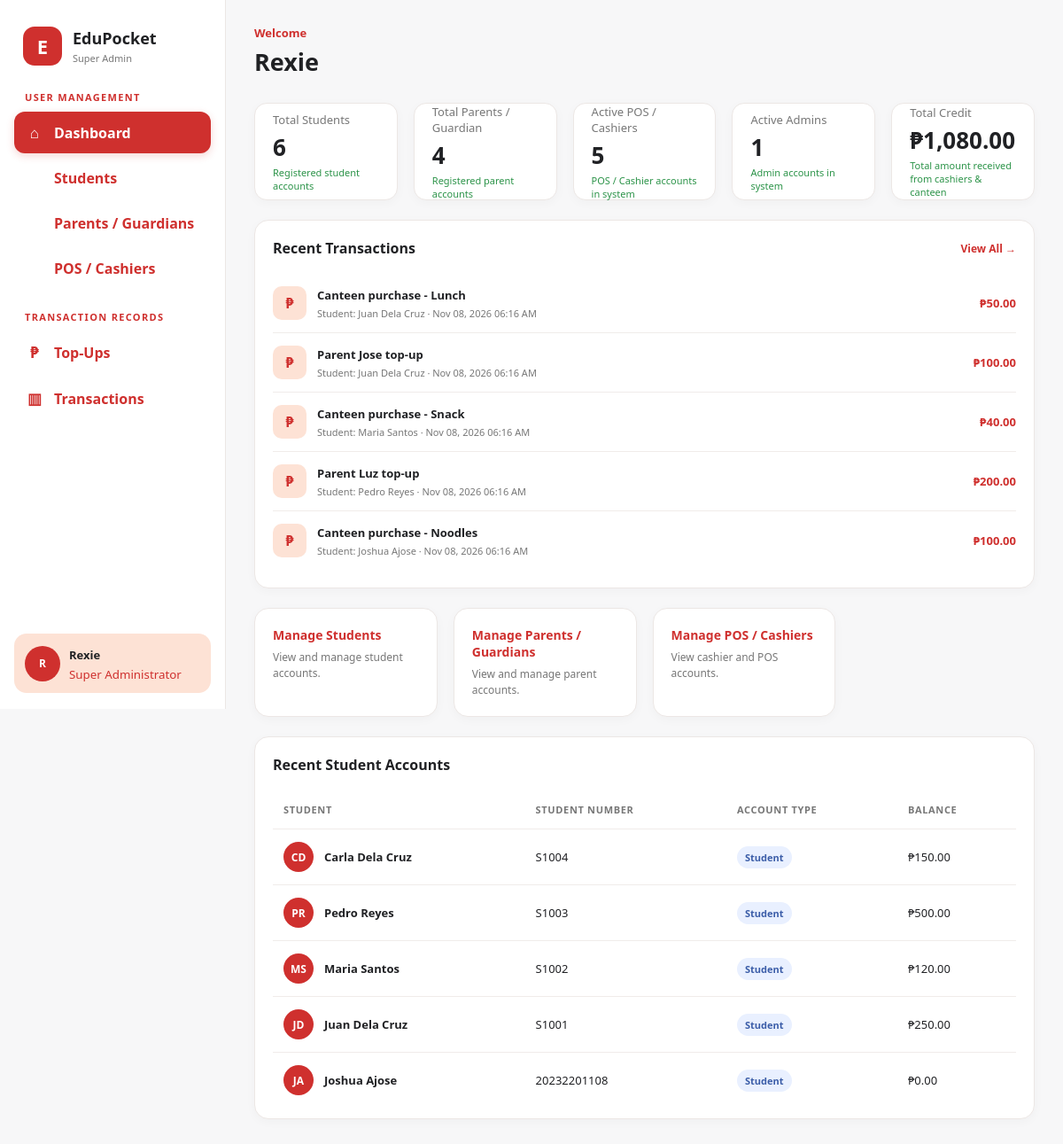
The page /school-superadmin/index.php on the database its author committed.
### tables this page shows
CREATE TABLE `transactions` (
  `transaction_id` int(11) NOT NULL,
  `student_num` varchar(20) NOT NULL,
  `amount` decimal(10,2) NOT NULL,
  `transaction_type` enum('payment','top-up','transfer-out','transfer-in') NOT NULL,
  `description` varchar(255) DEFAULT NULL,
  `date_time` datetime NOT NULL DEFAULT current_timestamp(),
  `date_created` datetime NOT NULL DEFAULT current_timestamp(),
  `canteen_id` varchar(20) DEFAULT NULL,
  `cashier_id` varchar(20) DEFAULT NULL,
  `processor_role` varchar(20) DEFAULT NULL,
  `processor_account_source` varchar(32) DEFAULT NULL,
  `processor_id` varchar(191) DEFAULT NULL,
  `bill_payment_id` int(11) DEFAULT NULL
);

CREATE TABLE `students` (
  `student_num` varchar(20) NOT NULL,
  `Fname` varchar(100) NOT NULL,
  `first_name` varchar(50) NOT NULL,
  `middle_name` varchar(50) DEFAULT NULL,
  `last_name` varchar(50) NOT NULL,
  `suffix` varchar(10) DEFAULT NULL,
  `Password` varchar(255) NOT NULL,
  `pin` varchar(255) DEFAULT NULL,
  `qr_code` varchar(255) NOT NULL,
  `balance` decimal(10,2) NOT NULL DEFAULT 0.00,
  `transaction_limit` decimal(10,2) NOT NULL DEFAULT 0.00,
  `transaction_limit_period` enum('daily','weekly','monthly') NOT NULL DEFAULT 'daily',
  `parent_id` varchar(20) DEFAULT NULL,
  `profile_photo` varchar(255) DEFAULT NULL,
  `failed_attempts` int(11) NOT NULL DEFAULT 0,
  `is_locked` tinyint(1) NOT NULL DEFAULT 0,
  `is_frozen` tinyint(1) NOT NULL DEFAULT 0,
  `password_changed` tinyint(1) NOT NULL DEFAULT 0
);

### school-superadmin/index.php (the view, shortened to what the rows shown need)
<?php
require_once "db.php";
$recentTransactionsQuery = "
    SELECT
        t.transaction_id,
        t.amount,
        t.transaction_type,
        t.description,
        t.date_time,
        s.Fname AS student_name
    FROM transactions t
    LEFT JOIN students s
        ON t.student_num = s.student_num
    ORDER BY t.date_time DESC
    LIMIT 5
";
$recentTransactions = $conn->query(
    $recentTransactionsQuery
);
$recentStudentsQuery = "
    SELECT
        student_num,
        Fname,
        balance
    FROM students
    ORDER BY student_num DESC
    LIMIT 5
";
$recentStudents = $conn->query(
    $recentStudentsQuery
);
?>
<!DOCTYPE html>
<html lang="en">
<head>
    <link
        rel="stylesheet"
        href="style.css?v=<?php echo time(); ?>"
    >
</head>
<body>
<div class="app">
    <main>
        <div class="topbar">
            <div class="topbar-left">
                <div>
                    <h1 id="pageTitle">
                        Rexie
                    </h1>
                </div>
            </div>
        </div>
        <section class="card recent-activity-card">
            <div class="card-header">
                <h2>
                    Recent Transactions
                </h2>
            </div>
            <div class="activity-list">
                <?php
                if (
                    $recentTransactions &&
                    $recentTransactions->num_rows > 0
                ) {
                    while (
                        $transaction =
                        $recentTransactions->fetch_assoc()
                    ) {
                        $studentName =
                            $transaction["student_name"]
                            ?? "Unknown Student";
                        $amount =
                            number_format(
                                $transaction["amount"],
                                2
                            );
                        ?>
                        <div class="activity">
                            <div class="activity-icon">
                                ₱
                            </div>
                            <div class="activity-info">
                                <strong>
                                    <?php
                                    echo htmlspecialchars(
                                        $transaction[
                                            "description"
                                        ]
                                        ?: "Transaction"
                                    );
                                    ?>
                                </strong>
                                <span>
                                    Student:
                                    <?php
                                    echo htmlspecialchars(
                                        $studentName
                                    );
                                    ?>
                                    ·
                                    <?php
                                    echo date(
                                        "M d, Y h:i A",
                                        strtotime(
                                            $transaction[
                                                "date_time"
                                            ]
                                        )
                                    );
                                    ?>
                                </span>
                            </div>
                            <div class="activity-status">
                                ₱<?php
                                    echo $amount;
                                ?>
                            </div>
                        </div>
                        <?php
                    }
                }
                ?>
            </div>
        </section>
        <section class="card table-card">
            <div class="card-header">
                <h2>
                    Recent Student Accounts
                </h2>
            </div>
            <div class="table-wrapper">
                <table>
                    <thead>
                        <tr>
                            <th>
                                Student
                            </th>
                            <th>
                                Student Number
                            </th>
                            <th>
                                Account Type
                            </th>
                            <th>
                                Balance
                            </th>
                        </tr>
                    </thead>
                    <tbody id="usersTable">
                        <?php
                        if (
                            $recentStudents &&
                            $recentStudents->num_rows > 0
                        ) {
                            while (
                                $student =
                                $recentStudents->fetch_assoc()
                            ) {
                                $name =
                                    $student["Fname"];
                                $studentNumber =
                                    $student["student_num"];
                                $balance =
                                    $student["balance"];
                                $words =
                                    explode(
                                        " ",
                                        trim($name)
                                    );
                                $initials = "";
                                foreach (
                                    $words as $word
                                ) {
                                    $initials .=
                                        strtoupper(
                                            substr(
                                                $word,
                                                0,
                                                1
                                            )
                                        );
                                }
                                $initials =
                                    substr(
                                        $initials,
                                        0,
                                        2
                                    );
                                ?>
                                <tr>
                                    <td>
                                        <div class="user-cell">
                                            <div class="avatar">
                                                <?php
                                                    echo htmlspecialchars(
                                                        $initials
                                                    );
                                                ?>
                                            </div>
                                            <div>
                                                <strong>
                                                    <?php
                                                    echo htmlspecialchars(
                                                        $name
                                                    );
                                                    ?>
                                                </strong>
                                            </div>
                                        </div>
                                    </td>
                                    <td>
                                        <?php
                                        echo htmlspecialchars(
                                            $studentNumber
                                        );
                                        ?>
                                    </td>
                                    <td>
                                        <span class="badge student">
                                            Student
                                        </span>
                                    </td>
                                    <td>
                                        ₱<?php
                                        echo number_format(
                                            $balance,
                                            2
                                        );
                                        ?>
                                    </td>
                                </tr>
                                <?php
                            }
                        }
                        ?>
                    </tbody>
                </table>
            </div>
        </section>
    </main>
</div>
</body>
</html>

### rows shown on the page
transactions: description "Canteen purchase - Lunch", student_num.Fname "Juan Dela Cruz", date_time "Nov 08, 2026 06:16 AM", amount "50.00"
transactions: description "Parent Jose top-up", student_num.Fname "Juan Dela Cruz", date_time "Nov 08, 2026 06:16 AM", amount "100.00"
transactions: description "Canteen purchase - Snack", student_num.Fname "Maria Santos", date_time "Nov 08, 2026 06:16 AM", amount "40.00"
transactions: description "Parent Luz top-up", student_num.Fname "Pedro Reyes", date_time "Nov 08, 2026 06:16 AM", amount "200.00"
transactions: description "Canteen purchase - Noodles", student_num.Fname "Joshua Ajose", date_time "Nov 08, 2026 06:16 AM", amount "100.00"
students: initials "CD", Fname "Carla Dela Cruz", student_num "S1004", balance "150.00"
students: initials "PR", Fname "Pedro Reyes", student_num "S1003", balance "500.00"
students: initials "MS", Fname "Maria Santos", student_num "S1002", balance "120.00"
students: initials "JD", Fname "Juan Dela Cruz", student_num "S1001", balance "250.00"
students: initials "JA", Fname "Joshua Ajose", student_num "20232201108", balance "0.00"

### other values the page prints
$totalStudents "6"
$totalParents "4"
$totalCashiers "5"
$totalAdmins "1"
$totalTransactionAmount "1,080.00"
